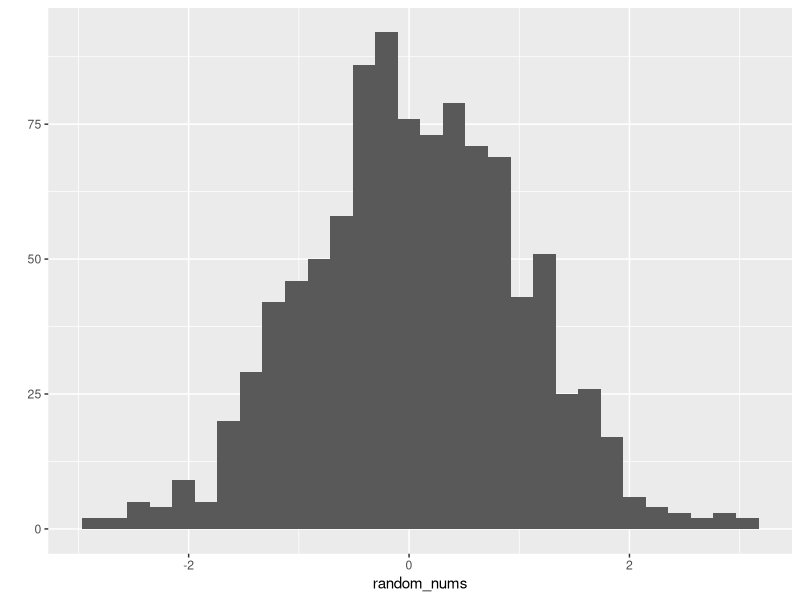

This figure's R source: (Note: this script raises an error after producing the figure.)
######################
# Computational Methods Session 3
# Plotting Data and Finding Help
######################

###############
# Finding Help
###############

# At some point, you'll need help to fix an error, find the right function, etc. 
# Finding help is a skill - one of the more important skills for getting through 
# Stat 1 and Stat 2. 

# There are many good resources for R help, but let's talk about three of the best.


#### R Help Files

# First, R itself contains several features for getting help. The most important of these
# features are help files. We've looked at these a bit in prior sessions, but let's look more
# closely. Pull up the help file for the rnorm() function using a question mark. 
?rnorm

# Help files begin with a description of what the function is supposed to do. Sometimes the
# descriptions are poorly worded and (especially when you're new to R) won't always make 
# perfect sense. Googling the name of the function often gives you a better description.
# For example, try googling "R rnorm function." The first result says:
# "rnorm generates a random value from the normal distribution." Much clearer.

# Next, help files show you how the function is used. In this case, the help file is actually 
# describing a number of related functions (rnorm, dnorm, pnorm, and qnorm). Look at the 
# usage for rnorm. This function uses three arguments - n, mean, and sd. You'll notice that
# the mean and se arguments are assigned values here. These are the defaults. If you don't
# specify a mean or sd, rnorm will assume you want a mean of 0, and a standard deviation of 1.

# The next section tells you what each argument means. What does the n argument refer to? 
# We should be able to use the rnorm function now. We give it the number of observations we want
# and it gives us random numbers from the normal distribution
random_nums <- rnorm(1000)

# Preview of ggplot for later!
library(ggplot2)
qplot(random_nums)

# At the end of the help file, you'll see some examples. Sometimes these are helpful, sometimes
# they're not. In the rnorm help file the examples are fairly complex, so they are less useful
# for us.


#### Google and Stack Overflow

# Stack Overflow is a website where programmers can ask for help from other programmers. 
# I would not recommend posting on Stack Overflow just yet - the community can be harsh if
# you ask a question that has been answered before or if your question doesn't follow the 
# (fairly strict) formatting guidelines. However, most questions you will have as a 
# beginner have been asked before, so Stack Overflow is a good resource. 

# Most of the time, you'll get to Stack Overflow naturally when you google a question. 
# I tend to format my Google queries like this: "R function arrange" or 
# "R error [paste error message here]". Make sure to take any names specific to your code
# out before you search. For example, if you had an error with the animals dataset, make sure
# to remove any references to that dataset. 

# You'll probably find several questions or errors that look similar to yours. Stack Overflow
# uses an upvote/downvote system similar to Reddit. When you click on different Stack Overflow
# links, look for questions (and especially answers) that have many upvotes. These are most
# likely to work for you. Also look for answers that are relatively recent. R changes over time
# and new packages are developed, so newer solutions are often easier to implement.

# Take a look at some Stack Overflow answers:

# Reshaping data
#https://stackoverflow.com/questions/5890584/how-to-reshape-data-from-long-to-wide-format
# Can you figure out what reshaping the data means?


#### R Cookbook and other R reference books

# You might also benefit from some sort of R reference. My favorites are:

# 1. The R Cookbook series (R Cookbook and R Graphics Cookbook)
# The R cookbook series is "task-oriented." You search for the task you are trying to accomplish
# and then the cookbook teaches you the principles you need to complete the task. It's a great
# book to have sitting on your bookshelf when you need it. 

# 2. R for Data Science
# This is a more traditional "textbook" style book that takes you through from very basic 
# principles all the way through building models. This is an extremely popular book for learning
# R, and if you'd like another, more in-depth version of the material we're covering in our class,
# you can't go wrong here. In programming, having things explained to you in multiple, different
# ways is often really helpful, so working through this book could be very valuable. 


# Both of these books are also available for free online!


# Do Exercise 1: Getting Help




######################
# Data visualization with ggplot
######################

# ggplot2 is an extremely powerful package in R that can make pretty much any type of chart
# can think of. It takes some time to get used to, but we'll give you your first exposure
# today. 

# One of the coolest functions in the ggplot package is qplot(). The q stands for "quick."
# qplot is fantastic for a quick and dirty look at your data. qplot looks at the data that
# you give it, and guesses what type of chart you want to see. Generally, when you pass 
# qplot one variable, it will give you a histogram. When you give it two variables, it
# will give you a scatterplot. First variable will be x, second will be y.
# Here's some examples:

qplot(inequality_data$gini)

qplot(inequality_data$year, inequality_data$gini)

# Now try using quickplot to chart the Gini coefficient on the x axis and state name on the 
# y axis




# The main workhorse function in ggplot is just called ggplot. Look up the help file for the 
# ggplot function, and see if you can make sense of how to use it. Hint: there are examples 
# at the bottom of the help file.


# Essentially, ggplot takes a dataframe as its first argument, and then you use the aes()
# function as the second argument. Inside the aes function, you tell R which variables
# to use for different things. For example, here's the code to use the inequality dataframe
# with the year on the x axis and the gini coefficient on the y axis:
ggplot(inequality_data, aes(x=year, y=gini))

# If you run that line, you'll notice you get a blank plot. That's because we haven't added
# the other important piece of a ggplot plot - a geom(). Geom's are basically templates that
# ggplot uses to make different types of charts. For example, if we want a scatterplot we
# would use geom_point(). 

# The way ggplot works is by adding layers on top of each other. The ggplot command you used
# above gave you the axes, and the geom will actually plot your data. To add a layer, you use
# the plus sign. Here's how to add point data on top of the ggplot you create above:
ggplot(inequality_data, aes(x=year, y=gini)) +
  geom_point()

# Exercise 6: Your First Plot


# When you want to customize your plot, you just keep adding more layers. 
# Here's some examples that show how to change your plot's title, coloring, axis labels, etc.
ggplot(inequality_data, aes(x=year, y=gini)) +
  geom_point() +
  ggtitle("Gini Coefficients Over Time") +
  ylim(c(0,1)) +
  ylab("Gini Coefficient") +
  xlab("Year") +
  theme_minimal()

# Spend some time customizing the plot you made in exercise 6


# You can also add more geom's to your plot. For example, if we want to add a loess curve
# to the plot we've been working with, we can add a geom_smooth(). 
ggplot(inequality_data, aes(x=year, y=gini)) +
  geom_point() +
  ggtitle("Gini Coefficients Over Time") +
  ylim(c(0,1)) +
  ylab("Gini Coefficient") +
  xlab("Year") +
  theme_minimal() +
  geom_smooth(method = "loess", size = 1.5)

# We could also add a third variable using the color, size, or shape of the points.
# Try using help files and google to figure out how to color each point using the
# `rmeandev` variable
ggplot(inequality_data, aes(x=year, y=gini, color=rmeandev)) +
  geom_point() +
  ggtitle("Gini Coefficients Over Time") +
  ylim(c(0,1)) +
  ylab("Gini Coefficient") +
  xlab("Year") +
  theme_minimal() +
  geom_smooth(method = "loess", size = 1.5)

# The great thing about ggplot is that you can do a bunch of complex things, but you can add
# it bit by bit. You don't have to know exactly what you want before going in, you can 
# tinker with all these little pieces. 

# Now lets combine the things we learned about cleaning data and what we learned about 
# making charts!

# Exercise 7: Putting dplyr and ggplot together.















